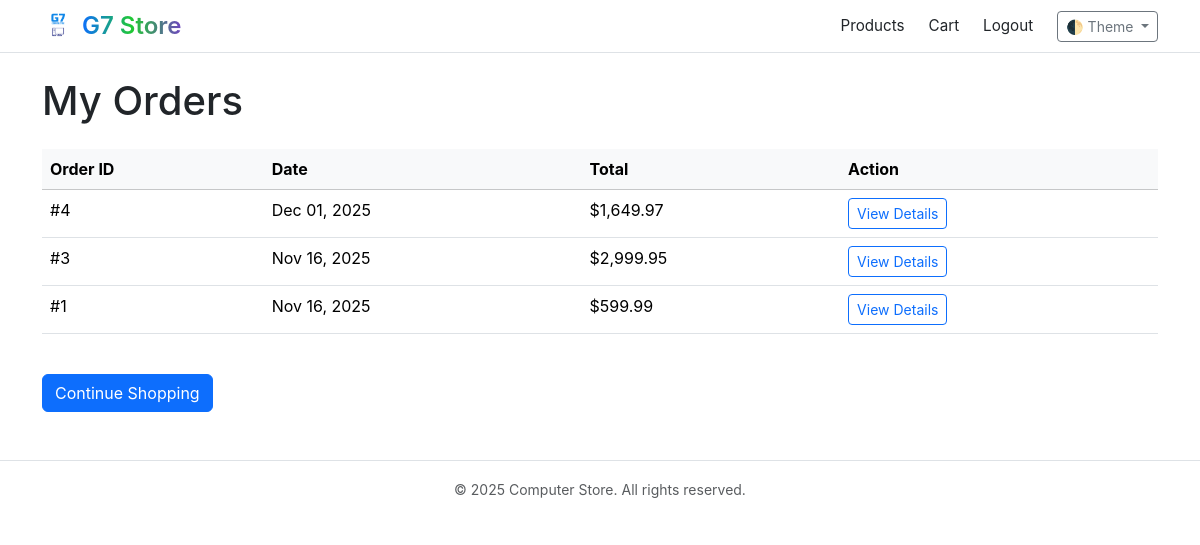
Screenshot of /orders.php (signed in) with the database file from the repository.
### tables this page shows
CREATE TABLE `orders` (
  `id` int(11) NOT NULL,
  `user_id` int(11) DEFAULT NULL,
  `total_price` decimal(10,2) DEFAULT NULL,
  `order_date` datetime DEFAULT current_timestamp()
);

### orders.php (the view, shortened to what this page needs)
<?php
include 'includes/auth.php';
include 'includes/header.php';
$orders = [];
try {
    $stmt = $pdo->prepare("
        SELECT * FROM orders
        WHERE user_id = ?
        ORDER BY order_date DESC
    ");
    $stmt->execute([$_SESSION['user_id']]);
    $orders = $stmt->fetchAll();
} catch (Exception $e) {
    $error = "Failed to load orders.";
}
?>
<h1 class="mb-4">My Orders</h1>
<?php if (empty($orders)): ?>
    <div class="alert alert-info">
        No orders yet. <a href="products.php" class="alert-link">Start shopping</a>
    </div>
<?php else: ?>
    <div class="table-responsive">
        <table class="table">
            <thead class="table-light">
                <tr>
                    <th>Order ID</th>
                    <th>Date</th>
                    <th>Total</th>
                    <th>Action</th>
                </tr>
            </thead>
            <tbody>
                <?php foreach ($orders as $order): ?>
                <tr>
                    <td>#<?php echo $order['id']; ?></td>
                    <td><?php echo date('M d, Y', strtotime($order['order_date'])); ?></td>
                    <td>$<?php echo number_format($order['total_price'], 2); ?></td>
                    <td>
                        <a href="order-details.php?id=<?php echo $order['id']; ?>" class="btn btn-sm btn-outline-primary">View Details</a>
                    </td>
                </tr>
                <?php endforeach; ?>
            </tbody>
        </table>
    </div>
<?php endif; ?>
<div class="mt-4">
    <a href="products.php" class="btn btn-primary">Continue Shopping</a>
</div>
<?php include 'includes/footer.php'; ?>

### css/style.css (style rules this page uses)
body { font-family: -apple-system, BlinkMacSystemFont, "Segoe UI", Roboto, Oxygen; }
html, body { max-width: 100%; overflow-x: hidden; }

### rows the page displays
orders: id "4", order_date "Dec 01, 2025", total_price "1,649.97"
orders: id "3", order_date "Nov 16, 2025", total_price "2,999.95"
orders: id "1", order_date "Nov 16, 2025", total_price "599.99"
